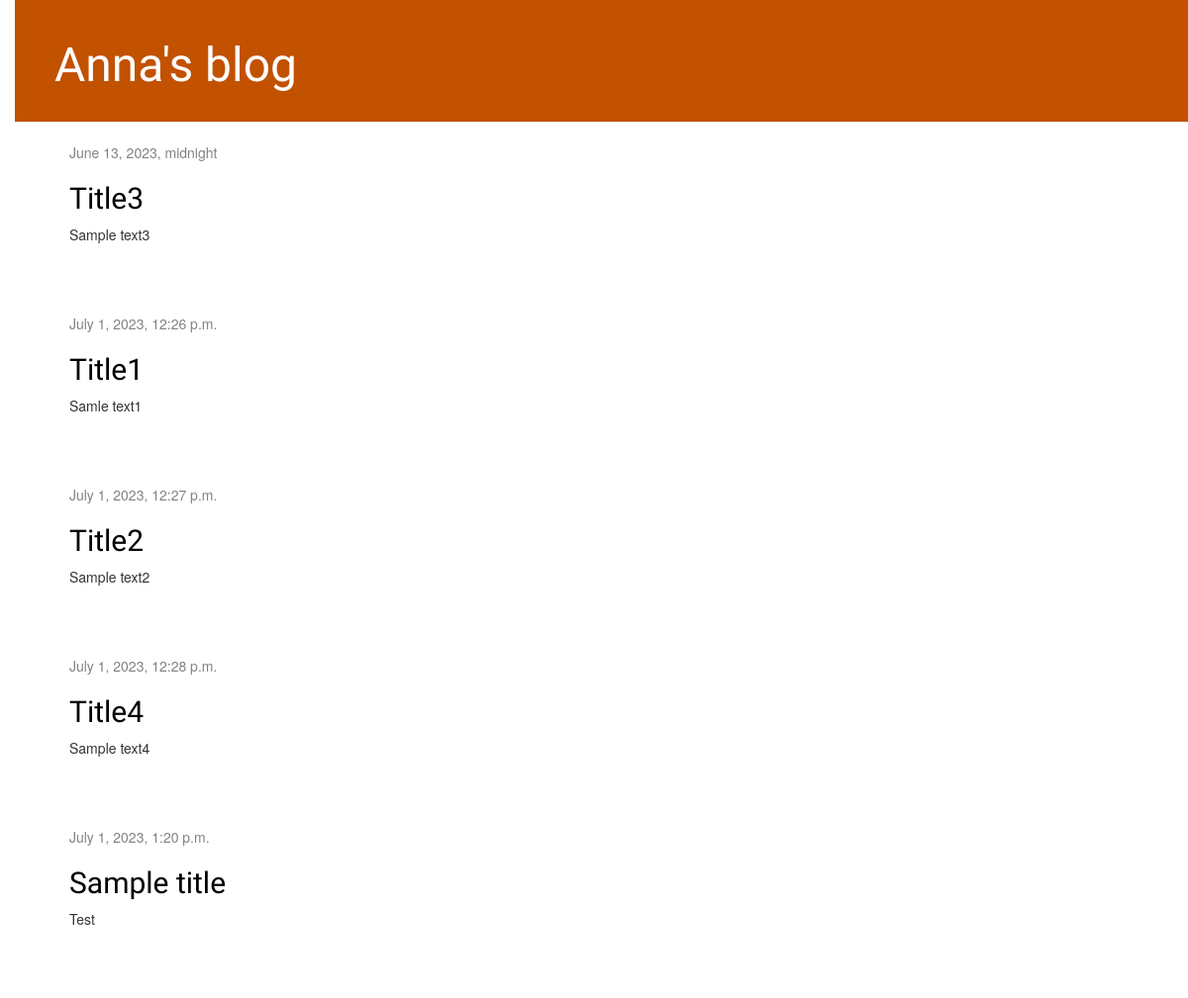
Before: / with the older database file.
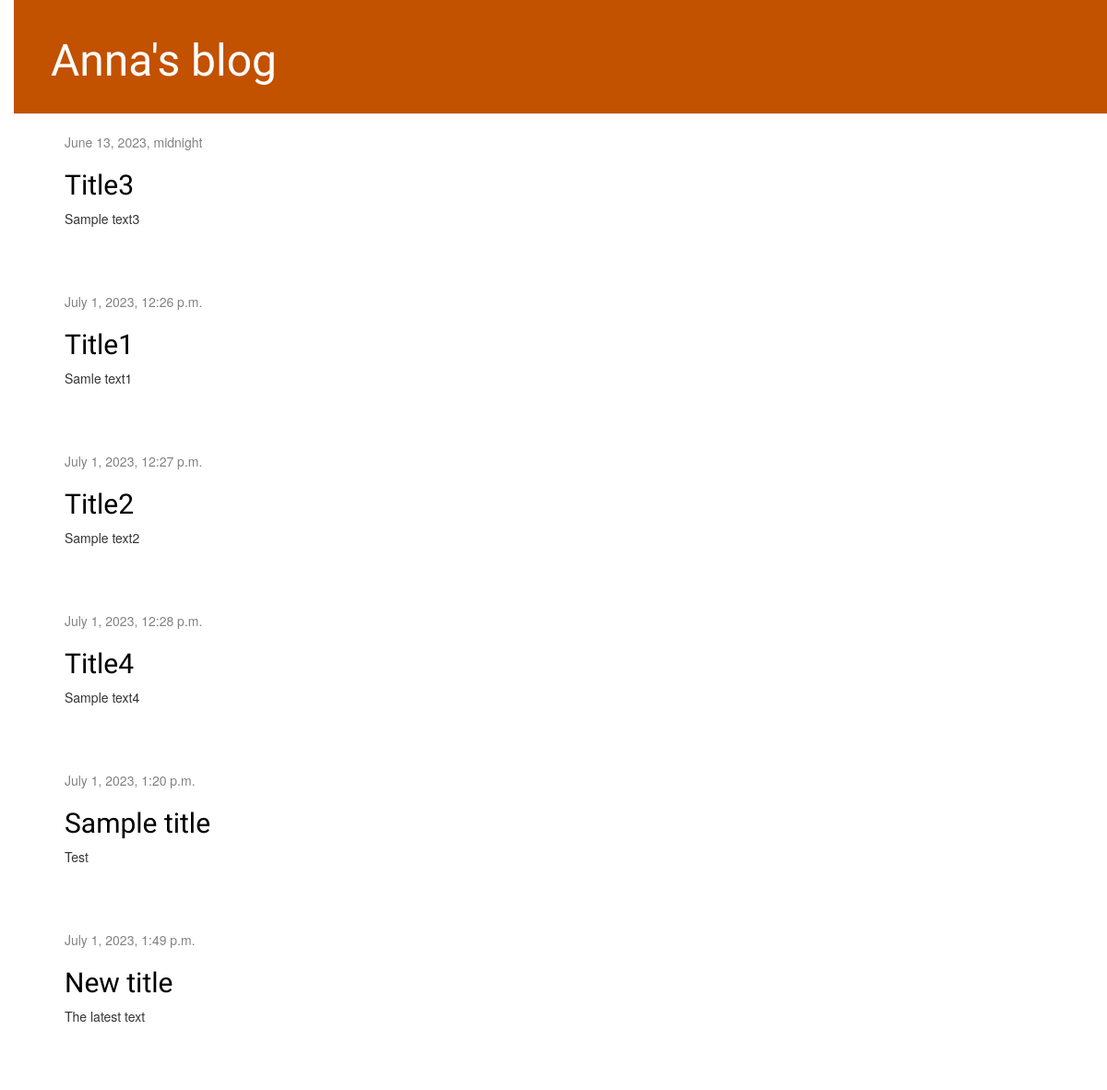
After: the same page with the newer database file.
### blog/models.py (models this page shows, shortened)
class Post(models.Model):
    author = models.ForeignKey(settings.AUTH_USER_MODEL, on_delete=models.CASCADE)
    title = models.CharField(max_length=200)
    text = models.TextField()
    created_date = models.DateTimeField(
            default=timezone.now)
    published_date = models.DateTimeField(
            blank=True, null=True)

### blog/views.py (the view)
# urls.py: path('', views.post_list, name='post_list'),
def post_list(request):
    posts = Post.objects.filter(published_date__lte=timezone.now()).order_by('published_date')
    return render(request, 'blog/post_list.html', {'posts': posts})

### blog/templates/blog/post_list.html
{% extends 'blog/index.html' %}
{% block content %}
    {% for post in posts %}
        <div class="post">
            <div class="date">
                {{ post.published_date }}
            </div>
            <h2><a href="{% url 'post_detail' pk=post.pk %}">{{ post.title }}</a></h2>
            <p>{{ post.text|linebreaksbr }}</p>
        </div>
    {% endfor %}
{% endblock %}

### blog/templates/blog/index.html (shortened to what this page needs)
<!DOCTYPE html>
{% load static %}
<html lang="en">
<head>
    <link rel="stylesheet" href="//maxcdn.bootstrapcdn.com/bootstrap/3.2.0/css/bootstrap.min.css">
        <link rel="stylesheet" href="//maxcdn.bootstrapcdn.com/bootstrap/3.2.0/css/bootstrap-theme.min.css">
        <link rel="stylesheet" href="{% static 'css/blog.css' %}">
<body>
    <div class="page-header">
        <h1><a href="/">Anna's blog</a></h1>
    </div>
    <div class="content container">
        <div class="row">
            <div class="col-md-8">
            {% block content %}
            {% endblock %}
            </div>
        </div>
    </div>
</body>
</html>

### blog/static/css/blog.css (style rules this page uses)
body { padding-left: 15px; }
h1 a, h2 a { color: #C25100; }
.page-header { background-color: #C25100; margin-top: 0; padding: 20px 20px 20px 40px; }
.page-header h1, .page-header h1 a, .page-header h1 a:visited, .page-header h1 a:active { color: #ffffff; font-size: 36pt; text-decoration: none; }
.content { margin-left: 40px; }
h1, h2, h3, h4 { font-family: 'Lobster', cursive; }
.date { color: #828282; }
.post { margin-bottom: 70px; }
.post h2 a, .post h1 a:visited { color: #000000; }

Changed rows visible on the page:
added Post: published_date "July 1, 2023, 1:49 p.m.", title "New title", text "The latest text"
